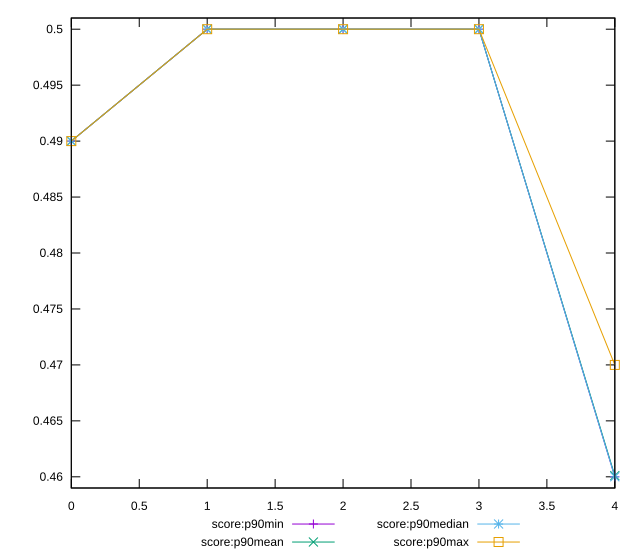

gnuplot code for this plot:
reset

$scoreP90Min <<EOF
0 0.49
1 0.5
2 0.5
3 0.5
4 0.46
EOF

$scoreP90Mean <<EOF
0 0.4900000000000001
1 0.5
2 0.5
3 0.5
4 0.4601063829787241
EOF

$scoreP90Median <<EOF
0 0.49
1 0.5
2 0.5
3 0.5
4 0.46
EOF

$scoreP90Max <<EOF
0 0.49
1 0.5
2 0.5
3 0.5
4 0.47
EOF

set key outside below
set xrange [0:4]
set yrange [0.459:0.501]
set trange [0.459:0.501]
set terminal svg size 640, 560 enhanced background rgb 'white'
set output "report_0_00242021-02-20T12:25:28.543Z/uses-rel-preload/progression/score.svg"

plot $scoreP90Min title "score:p90min" with linespoints, \
     $scoreP90Mean title "score:p90mean" with linespoints, \
     $scoreP90Median title "score:p90median" with linespoints, \
     $scoreP90Max title "score:p90max" with linespoints

reset
